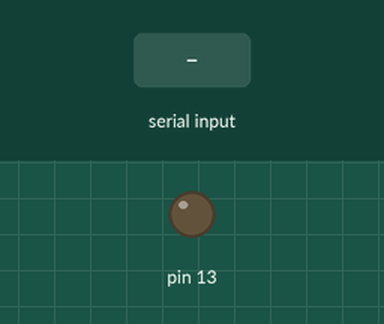
A sketch run on a simulated Arduino Uno, built with avr-gcc and run on an emulated ATmega328P. Parts: output pins drawn as LEDs (lit = HIGH). Dashed ring = blinking. The test bench sets the inputs (shaded band).

Above: at 1.2 s.
1.3 s: "on\n" received over Serial
At 1.7 s:
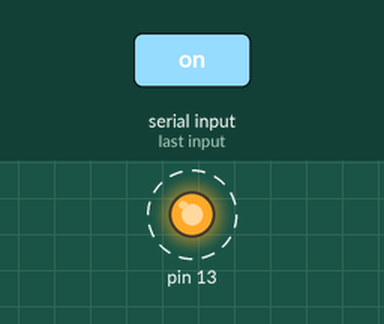
Timing chart, 0 to 10.3 s (numbered marks = the images above; inputs shaded):
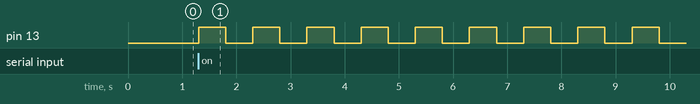

The sketch:

blinkvisualstudio.ino
```cpp
String dataTerima;
void setup() {
  Serial.begin(9600);
  pinMode (13, OUTPUT);
}

void loop() {
  if (Serial.available() > 0){
    dataTerima = Serial.readStringUntil('\n');
    while (dataTerima == "on"){
      analogWrite ( 13 , 255 );
      delay (500);
      analogWrite ( 13 , 1 );
      delay (500);
    }
    if (dataTerima == "off") {
      digitalWrite (13 , LOW);
    }
  }

}
```

Measured:
- after the input at 1.3 s, pin 13: alternates HIGH for 0.50 s and LOW for 0.50 s, starting at once
